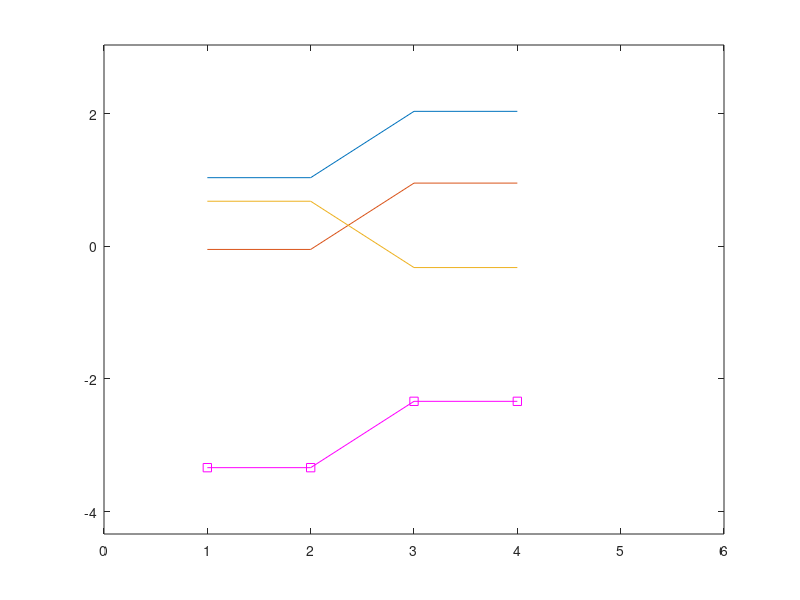

Source code (MATLAB):
function perceptron()
    fprintf(1, "------------------------------------- \n");
    fprintf(1, "\x7c             Perceptron             \x7c\n");
    fprintf(1, "------------------------------------- \n");
    cleanFolder();
    [P, T, max_epoch] = leerArchivo();
    procesar(P, T, max_epoch);
end

function cleanFolder()
    hold off
    filename1 = "perceptron_w.txt";
    filename2 = "perceptron_b.txt";
    if isfile(filename1)
        delete perceptron_w.txt;
    end
    if isfile(filename2)
        delete perceptron_b.txt;
    end
end

function [P, T, max_epoch] = leerArchivo()
    valores = dlmread("perceptron_val.txt");
    [filas, columnas] = size(valores);
    j = 1;
    for i = 1:((filas - 1)/2)
        P(i, :) = valores(i,:);
    end
    for i = (filas+1)/2:(filas-1)
        T(j, 1) = valores(i, 1);
        j = j + 1;
    end
    max_epoch = valores(filas, 1);
end

function procesar(P, T, max_epoch)
    [filas, columnas] = size(P);
    % Valores aleatorios para W y b
    % formula para nros aleatorios en un rango [a, b]
    % r = a + (b-a)*rand(N,1)
    W = -2 + (2+2)*rand(1, columnas);
    b = -5 + (5+5)*rand(1);
    e = zeros(1, filas);
    sum_e = 0;
    
    for i = 1:max_epoch
        fprintf(1, "EPOCA %d\n\n", i);
        for j = 1:filas
            fprintf(1, "iteracion %d\n\n", j);
            disp(W);
            disp(b);
            saveW(W);
            saveB(b);
            n = 0;
            a = 0;
            % producto de W y P
            for k = 1:columnas
                n = n + W(1,k)*P(j, k);
            end
            % sumamos el bias
            n = n + b;
            fprintf(1, "\tn = %d\n\n", n);
            % hardlim
            if n >= 0
                a = 1;
            end
            % calculo del error
            e(1, j) = T(j, 1) - a;
            % nuevos valores para W y b
            [W, b] = newValues(W, b, P, e(1, j), j);
            %fprintf(1, "\tError %d = %d\n\n", j, e(1, j));
            fprintf(1, "\tError = %d\n\n", e(1, j));
        end
        % Verificar que el error de cada iteracion es 0
        sum_e = 0;
        for z = 1: filas
            sum_e = sum_e + (e(1,z) == 0);
        end
        % fprintf(1, "Error total = %d\n\n", sum_e);
        if sum_e == filas
            break;
        end
    end
    if i ~= max_epoch
        fprintf(1, "Aprendizaje culminado: datos del conjunto de entrenamiento clasificados\n\n");
    else
        if i == max_epoch && sum_e == filas
            fprintf(1, "Aprendizaje culminado: datos del conjunto de entrenamiento clasificados\n\n");
        else
            fprintf(1, "Aprendizaje culminado: max_epoch alcanzado\n\n");
        end
    end
    graficarW();
end

function [W, b] = newValues(W, b, P, e, dato)
    [filas, columnas] = size(W);
    for i = 1:columnas
        W(1, i) = W(1, i) + e*P(dato, i);
    end
    b = b + e;
end

function saveW(W)
    filename = "perceptron_w.txt";
    if isfile(filename)
        dlmwrite(filename, W, '-append', 'delimiter', '\t', 'roffset', 1);
    else
        dlmwrite(filename, W, 'delimiter', '\t', 'roffset', 1);
    end
end

function saveB(b)
    filename = "perceptron_b.txt";
    if isfile(filename)
        dlmwrite(filename, b, '-append', 'delimiter', '\t', 'roffset', 1);
    else
        dlmwrite(filename, b, 'delimiter', '\t', 'roffset', 1);
    end
end

function graficarW()
    W = dlmread("perceptron_w.txt");
    b = dlmread("perceptron_b.txt");
    [menor, mayor] = buscarLimites();
    plot( W );
    hold on
    plot( b, 's-m','MarkerSize', 6 );
    % Rango para mayor apreciacion de resultados
    axis([0 6 (menor-1) (mayor+1)]);
    fclose('all');
end

function [menor, mayor] = buscarLimites()
    W = dlmread("perceptron_w.txt");
    b = dlmread("perceptron_b.txt");
    [filas, columnas] = size(W);
    menor = 99;
    mayor = -1;
    for i = 1:filas
        for j = 1:columnas
            if mayor < W(i,j)
                mayor = W(i,j);
            end
            if menor > W(i,j)
                menor = W(i,j);
            end
        end
    end
    for k = 1:filas
        if mayor < b(k,1)
            mayor = b(k,1);
        end
        if menor > b(k,1)
            menor = b(k,1);
        end
    end
end
